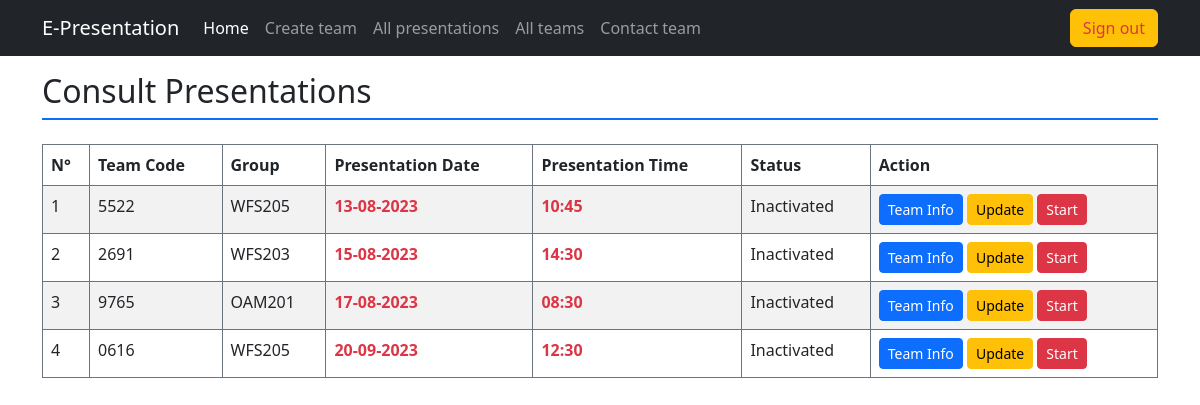
The app's page /index.php?action=all_presentations (signed in), older data.
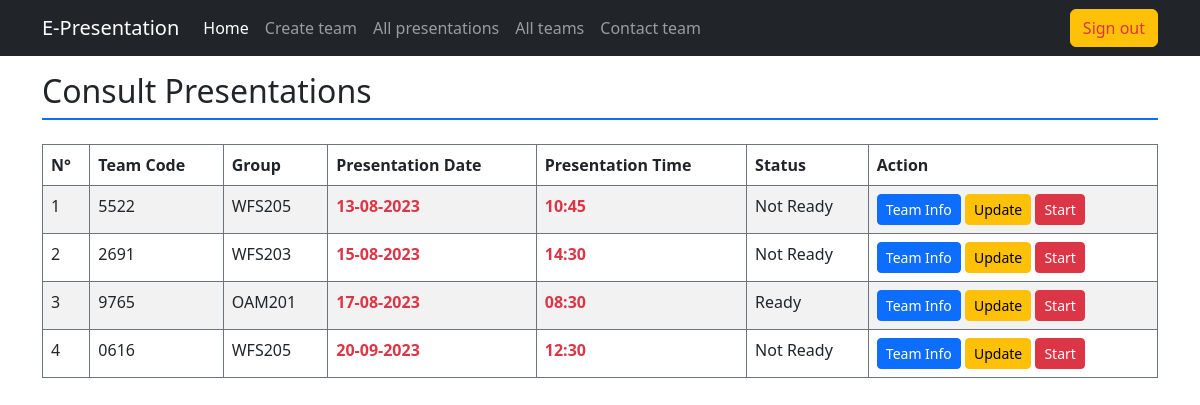
The same page, newer data.
### tables this page shows
CREATE TABLE `team` (
  `team_code` varchar(8) NOT NULL,
  `group_code` varchar(10) NOT NULL,
  `presentation_date` date DEFAULT NULL,
  `presentation_time` time DEFAULT NULL,
  `status` enum('Done','Ready','Not Ready') DEFAULT 'Not Ready'
);

### controller/layouts_rendering.php (called while the page is built, shortened)
<?php
    class LayoutRendering {
        static function all_presentations() {
            $team_data = PresentationModel::retrieve_all_teams();
            require "view/mentor/all_presentations.php";
        }
    }

### model/team_model.php (called while the page is built, shortened)
<?php
    class PresentationModel {
        static function connection() {
            $username = "root";
            $password = "";
            $host = "localhost";
            $dbname = "e-presentations";
            $dsn = "mysql:host=$host;dbname=$dbname";
            try {
                return new PDO($dsn, $username, $password);
            } catch (PDOException $err) {
                echo "<div class='alert alert-danger'>Database connection couldn't be established</div>";
                $err->getMessage();
            }
        }
        static function retrieve_all_teams() {
            $connection = self::connection();
            $query = $connection->query("SELECT * FROM team ORDER BY presentation_date, presentation_time");
            return $query->fetchAll(PDO::FETCH_ASSOC);
        }
    }
?>

### view/mentor/all_presentations.php (the view, shortened to what this page needs)
<h2 class="border-bottom pb-2 border-2 border-primary mb-4">Consult Presentations</h2>
<div class="table-responsive">
    <table class="table table-bordered border-secondary table-striped table-hover">
        <thead>
            <th>N°</th>
            <th>Team Code</th>
            <th>Group</th>
            <th>Presentation Date</th>
            <th>Presentation Time</th>
            <th>Status</th>
            <th>Action</th>
        </thead>
        <?php
            $counter = 0;
            foreach($team_data as $presentation):
                ++$counter;
        ?>
            <tr>
                <td><?= $counter ?></td>
                <td><?= $presentation["team_code"] ?></td>
                <td><?= $presentation["group_code"] ?></td>
                <td class="text-danger fw-bold"><?= $presentation["presentation_date"] == "0000-00-00"? "Unknown": implode("-", array_reverse(explode("-", $presentation["presentation_date"])))?></td>
                <td class="text-danger fw-bold"><?= $presentation["presentation_time"] == "00:00:00"? "Unknown": substr($presentation["presentation_time"], 0, 5)?></td>
                <td><?= $presentation["status"] ?></td>
                <td>
                    <a href="index.php?action=team_info&team_code=<?= $presentation["team_code"] ?>" class="btn btn-sm btn-primary" target="_blank">Team Info</a>
                    <a href="index.php?action=update&team_code=<?= $presentation["team_code"] ?>" class="btn btn-sm btn-warning" target="_blank">Update</a>
                    <button class="btn btn-sm btn-danger">Start</button>
                </td>
            </tr>
        <?php
            endforeach;
        ?>
    </table>
    </div>
<?php
    require "view/master.php";
?>

Row changes from the older to the newer data that the page shows:
changed team id 5522: status "Inactivated" → "Not Ready"
changed team "WFS203": status "Inactivated" → "Not Ready"
changed team "OAM201": status "Inactivated" → "Ready"
changed team id 0616: status "Inactivated" → "Not Ready"
